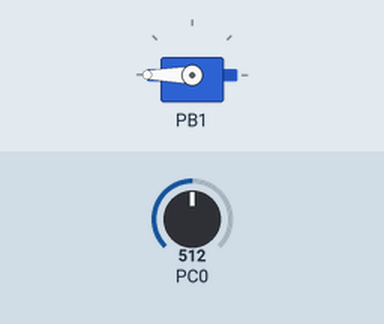
Recording of a program running on a simulated ATmega328P, built with avr-gcc and emulated at 16 MHz. On the bench: servo. The inputs (shaded band) are chosen by the test bench; at power-on: PC0 = 512. Servo pulses on a pin are drawn as a servo (544–2400 µs = 0–180°).

Above: at 1.2 s.
1.3 s: PC0 set to 306
At 2.3 s:
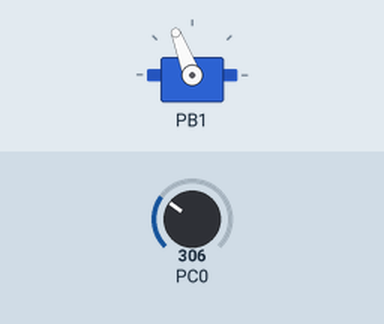
2.8 s: PC0 set to 122
At 3.4 s:
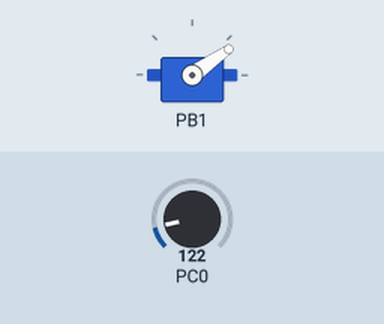
4.3 s: PC0 set to 511
At 5.8 s:
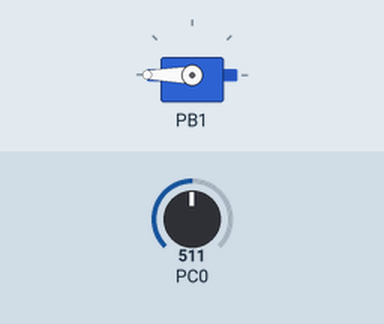
Timing chart, 0 to 7.3 s (numbered marks = the images above; inputs shaded):
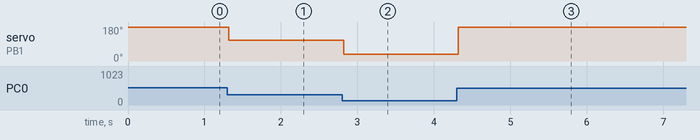

The program:

main.c
```c
/*
 * DA4_Ser.c
 *
 * Created: 4/15/2018 3:14:20 PM
 * Author : Adrian
 */

#include <avr/io.h>
#include <util/delay.h>

#define F_CPU 16000000L
#define SER_MIN 97
#define SER_MAX 535

void initatePWM();					//initate PWM
void ADCinit();						//Initiate ADC
float SER_position(unsigned short);	//Get Servo position


int main(void)
{
	unsigned short val;			//hold the value from ADC
	float servo;				//hold the servo position

	ADCinit();
	initatePWM();

    while (1)
    {
		ADCSRA |= (1<<ADSC);		//start ADC Conversion
		//wait for conversion
		while((ADCSRA & (1<<ADIF)) == 0);

		if(!(val == (ADCH<<1)))
		{
			val = ADCH<<1;	//take the value from the upper bits of ADC
		}

		servo = SER_position(val);//get voltage
		servo = (servo * 438)+97; //get positon

		//OCR1A gets the value from servo
		if(servo < SER_MIN)
			OCR1A = SER_MIN;
		else
			OCR1A = (int)servo;
    }
}

void initatePWM()
{
	ICR1 = 4999;

	TCCR1A = (1<<COM1A1)|(1<<WGM11);		//set Timer 1 to top of TCR1, FAST PWM
	TCCR1B = (1<<WGM13)|(1<<WGM12)|(1<<CS11)|(1<<CS10);		//
}

void ADCinit()
{
	//SET ADC0 as an input
	DDRC |= (0<<PC0);

	//PWM pin (OC1A)
	DDRB |= (1<<PB1);

	//SET AVcc with external capacitor at AREF
	ADMUX = 0x60;

	//Turn on the ADC for conversion
	ADCSRA = 0x87;

	//Run in Free mode
	ADCSRB = 0x00;
}

float SER_position(unsigned short val)
{
	return ((val*5)/1024.0);
}
```

Measured:
- after the input at 1.3 s, servo on PB1: 180° → 111° at once
- after the input at 2.8 s, servo on PB1: 111° → 35° at once
- after the input at 4.3 s, servo on PB1: 35° → 180° at once
